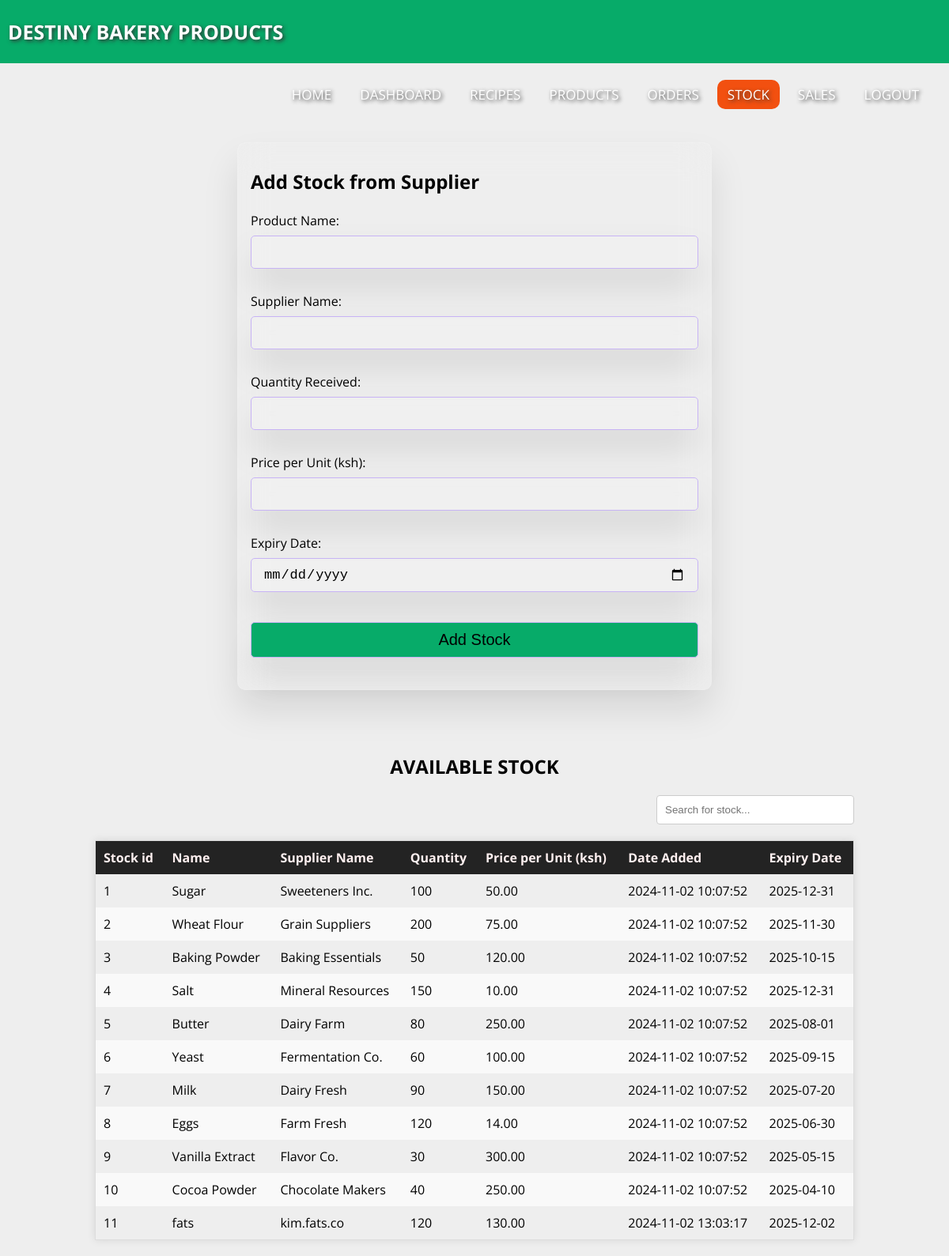
/stock.php (signed in), run on the app's committed database.
### tables this page shows
CREATE TABLE `stock` (
  `id` int(11) NOT NULL,
  `product_name` varchar(255) NOT NULL,
  `supplier_name` varchar(255) NOT NULL,
  `quantity` int(11) NOT NULL,
  `price` decimal(10,2) NOT NULL,
  `created_at` timestamp NOT NULL DEFAULT current_timestamp(),
  `expiry_date` date DEFAULT NULL
);

### stock.php (the view, shortened to what this page needs)
<?php
@include 'config.php';
$stmt = $pdo->prepare("SELECT * FROM stock");
$stmt->execute();
$stocks = $stmt->fetchAll(PDO::FETCH_ASSOC);
?>
<!DOCTYPE html>
<html lang="en">
<head>
    <link rel="stylesheet" href="style.css">
</head>
<body>
    <nav>
        <label class="logo">DESTINY BAKERY PRODUCTS</label>
        <ul>
            <li><a href="index.html">Home</a></li>
            <li><a href="admin_dashboard.php">DASHBOARD</a></li>
            <li><a href="recipes.php">RECIPES</a></li>
            <li><a href="products.php">PRODUCTS</a></li>
            <li><a href="orders.php">ORDERS</a></li>
            <li><a class="active" href="stock.php">STOCK</a></li>
            <li><a href="sales.php">SALES</a></li>
            <li><a href="logout.php">LOGOUT</a></li>
        </ul>
    </nav>
    <div class="form-container">
        <form action="" method="POST">
            <h2>Add Stock from Supplier</h2>
            <br>
            <label for="product_name">Product Name:</label>
            <input type="text" id="product_name" name="product_name" required>
            <br><br>
            <label for="supplier_name">Supplier Name:</label>
            <input type="text" id="supplier_name" name="supplier_name" required>
            <br><br>
            <label for="quantity">Quantity Received:</label>
            <input type="number" id="quantity" name="quantity" required>
            <br><br>
            <label for="price">Price per Unit (ksh):</label>
            <input type="number" step="1" id="price" name="price" required>
            <br><br>
            <label for="expiry_date">Expiry Date:</label>
            <input type="date" id="expiry_date" name="expiry_date" required>
            <br><br>
            <input type="submit" value="Add Stock" class="form-btn">
        </form>
    </div>
    <div class="table-container">
        <h2 class="h2title">Available Stock</h2>
        <div class="search-container">
            <input type="text" id="stockSearch" onkeyup="searchStock()" placeholder="Search for stock...">
        </div>
        <table id="stockTable">
            <thead>
                <tr>
                    <th>Stock id</th>
                    <th> Name</th>
                    <th>Supplier Name</th>
                    <th>Quantity</th>
                    <th>Price per Unit (ksh)</th>
                    <th>Date Added</th>
                    <th>Expiry Date</th>
                </tr>
            </thead>
            <tbody>
                <?php if (count($stocks) > 0): ?>
                <?php foreach ($stocks as $stock): ?>
                <tr>
                    <td><?php echo htmlspecialchars($stock['id']); ?></td>
                    <td><?php echo htmlspecialchars($stock['product_name']); ?></td>
                    <td><?php echo htmlspecialchars($stock['supplier_name']); ?></td>
                    <td><?php echo htmlspecialchars($stock['quantity']); ?></td>
                    <td><?php echo htmlspecialchars(number_format($stock['price'], 2)); ?></td>
                    <td><?php echo htmlspecialchars($stock['created_at']); ?></td>
                    <td><?php echo htmlspecialchars($stock['expiry_date']); ?></td>
                </tr>
                <?php endforeach; ?>
                <?php else: ?>
                <tr>
                    <td colspan="5">No stock available.</td>
                </tr>
                <?php endif; ?>
            </tbody>
        </table>
    </div>
</body>
</html>

### style.css (style rules this page uses)
* { padding: 0; margin: 0; text-decoration: none; list-style: none; box-sizing: border-box; }
body { overflow-x: hidden; font-family: "Open Sans", sans-serif; background: #eee; }
nav { background: #07ab69; height: 80px; width: 100%; }
label.logo { color: white; font-size: 25px; line-height: 80px; padding: 0 100px; font-weight: bold; padding-left: 10px; padding-right: 0px; text-shadow: 2px 2px 5px #333; }
nav ul { float: right; margin-right: 20px; }
nav ul li { display: inline-block; float: left; line-height: 80px; margin: 0 5px; text-shadow: 2px 2px 5px #333; }
nav ul li a { color: white; font-size: 17px; padding: 7px 13px; border-radius: 10px; text-transform: uppercase; }
a.active, a:hover { background: #f25010; transition: 0.5s; border-radius: 10px; }
.h2title { text-align: center; margin: 10px; padding: 10px; text-transform: uppercase; }
.form-container { min-height: 80vh; display: flex; align-items: center; justify-content: center; padding: 20px; padding-bottom: 60px; margin-top: 5rem; }
.form-container form { background-color: rgba(255, 255, 255, 0.05); border: 1px solid rgba(255, 255, 255, 0.1); box-shadow: 0 25px 45px rgba(0, 0, 0, 0.1); backdrop-filter: blur(20px); width: 50vw; position: relative; padding: 2rem 1rem; border-radius: 10px; }
.form-container form input, .form-container form select { background-color: rgba(255, 255, 255, 0.05); border: 1px solid rgba(255, 255, 255, 0.1); box-shadow: 0 25px 45px rgba(0, 0, 0, 0.1); backdrop-filter: blur(20px); border: 1px solid #c7b3f5; width: 100%; padding: 10px 15px; font-size: 17px; margin: 8px 0; border-radius: 5px; }
.form-container form .form-btn { background: #07ab69; font-size: 20px; cursor: pointer; }
table { border-collapse: collapse; width: 80%; margin: 20px auto; border: 1px solid #ddd; box-shadow: 0 0 10px rgba(0, 0, 0, 0.1); }
th, td { padding: 10px; text-align: left; }
th { background-color: #232323; font-weight: bold; color: #fff0f0; }
tr:nth-child(even) { background-color: #f9f9f9; }
.search-container { text-align: right; margin-bottom: 20px; margin-right: 10%; }
.search-container input[type="text"] { padding: 10px; width: 250px; border: 1px solid #ccc; border-radius: 4px; }

### data on the page
stock: id "1", product_name "Sugar", supplier_name "Sweeteners Inc.", quantity "100", price "50.00", created_at "2024-11-02 10:07:52", expiry_date "2025-12-31"
stock: id "2", product_name "Wheat Flour", supplier_name "Grain Suppliers", quantity "200", price "75.00", created_at "2024-11-02 10:07:52", expiry_date "2025-11-30"
stock: id "3", product_name "Baking Powder", supplier_name "Baking Essentials", quantity "50", price "120.00", created_at "2024-11-02 10:07:52", expiry_date "2025-10-15"
stock: id "4", product_name "Salt", supplier_name "Mineral Resources", quantity "150", price "10.00", created_at "2024-11-02 10:07:52", expiry_date "2025-12-31"
stock: id "5", product_name "Butter", supplier_name "Dairy Farm", quantity "80", price "250.00", created_at "2024-11-02 10:07:52", expiry_date "2025-08-01"
stock: id "6", product_name "Yeast", supplier_name "Fermentation Co.", quantity "60", price "100.00", created_at "2024-11-02 10:07:52", expiry_date "2025-09-15"
stock: id "7", product_name "Milk", supplier_name "Dairy Fresh", quantity "90", price "150.00", created_at "2024-11-02 10:07:52", expiry_date "2025-07-20"
stock: id "8", product_name "Eggs", supplier_name "Farm Fresh", quantity "120", price "14.00", created_at "2024-11-02 10:07:52", expiry_date "2025-06-30"
stock: id "9", product_name "Vanilla Extract", supplier_name "Flavor Co.", quantity "30", price "300.00", created_at "2024-11-02 10:07:52", expiry_date "2025-05-15"
stock: id "10", product_name "Cocoa Powder", supplier_name "Chocolate Makers", quantity "40", price "250.00", created_at "2024-11-02 10:07:52", expiry_date "2025-04-10"
stock: id "11", product_name "fats", supplier_name "kim.fats.co", quantity "120", price "130.00", created_at "2024-11-02 13:03:17", expiry_date "2025-12-02"
